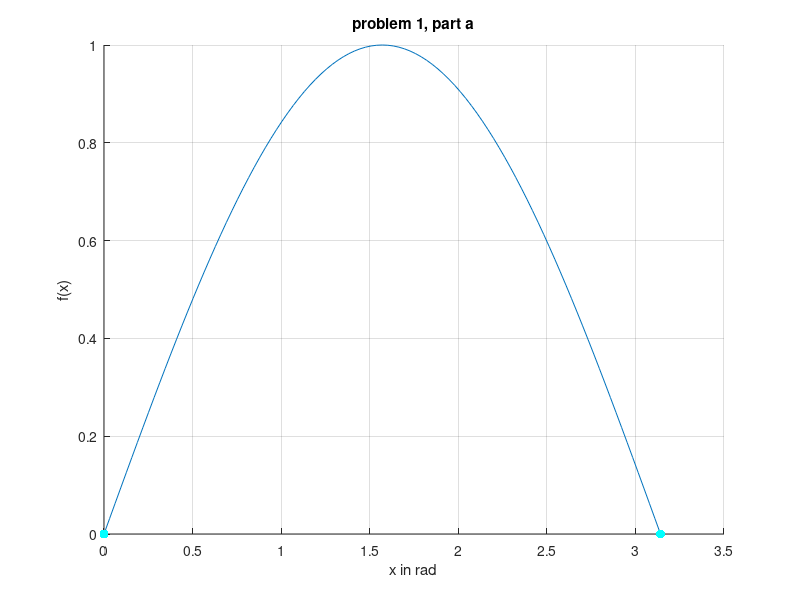
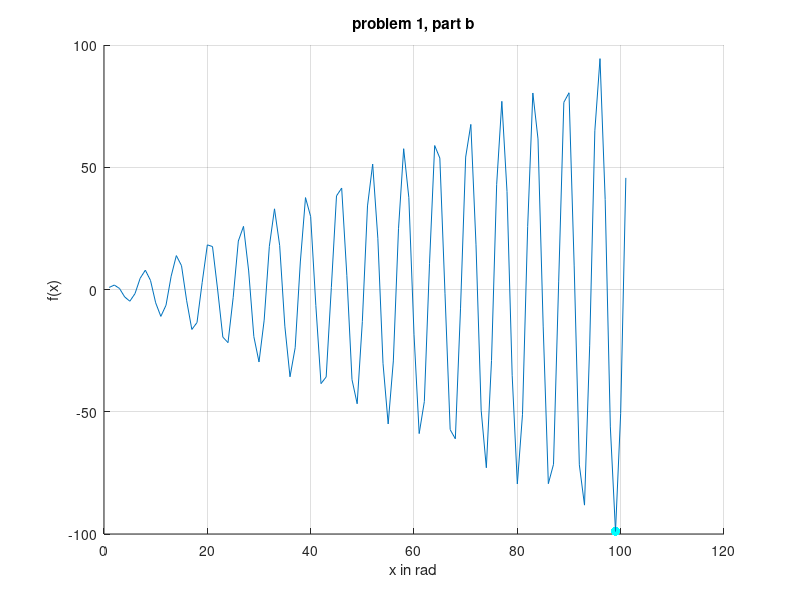
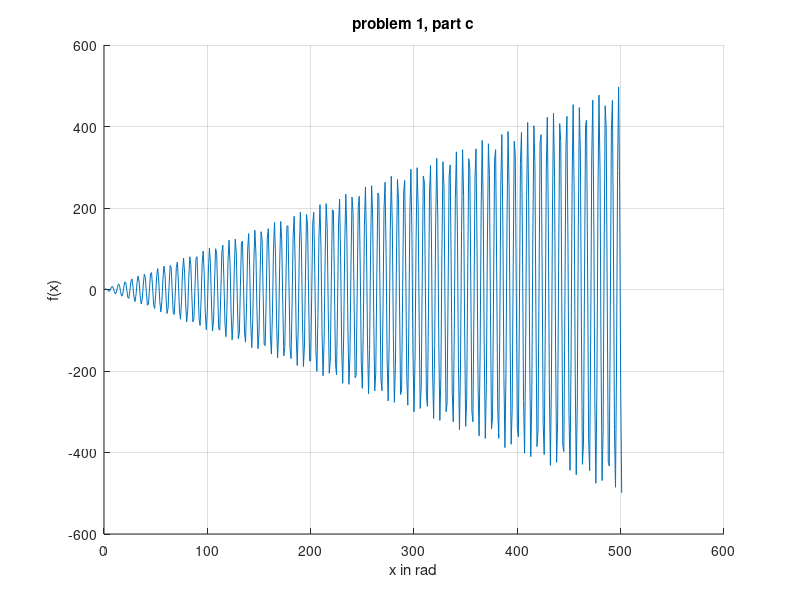

MATLAB code for these plots, in order:
%% Engineering Design Optimization Midterm 1
% By Rebecca Garcia rag315 10/2/2020
%% Problem 1
% Identify the minima of the following functions in the specified domains
%% Part A
n_a = 100;         % Number of iterations
delta = pi/n_a;    % Iterate by 
xa = 0:delta:pi;   % Creating domain vector
fa = sin(xa);     % function
% Finding Minimum Values
[point,index] = min(fa(:));
row_a = xa(index); col_a = point;
% Plot
figure (1)
grid on, hold on
plot(xa,fa);
plot(row_a,col_a,'c.','MarkerSize',20)
plot(pi,col_a,'c.','MarkerSize',20)
title('problem 1, part a'); xlabel('x in rad'); ylabel('f(x)');
%% Part B
% Assuming that the domain of 0 to 100 is in radians
xb_out = zeros(100,1); fb_out = zeros(100,1);
for i = 1:101
    xb = i;
    fb = xb*sin(xb);
    xb_out(i,1) = xb;
    fb_out(i,1) = fb;
end
% Finding Minimum Values
[point,index] = min(fb_out(:));
row_b = xb_out(index); col_b = point;
% Plot
figure (2)
grid on, hold on
plot(row_b,col_b,'c.','MarkerSize',20)
plot(xb_out,fb_out)
title('problem 1, part b'); xlabel('x in rad'); ylabel('f(x)');
%% Part C
xc_out = zeros(500,1); fc_out = zeros(500,1);
for i = 1:501
    xc = i;
    fc = xc*sin(xc);
    xc_out(i,1) = xc;
    fc_out(i,1) = fc;
end
% Plot
figure (3)
grid on, hold on
plot(xc_out,fc_out)
title('problem 1, part c'); xlabel('x in rad'); ylabel('f(x)');